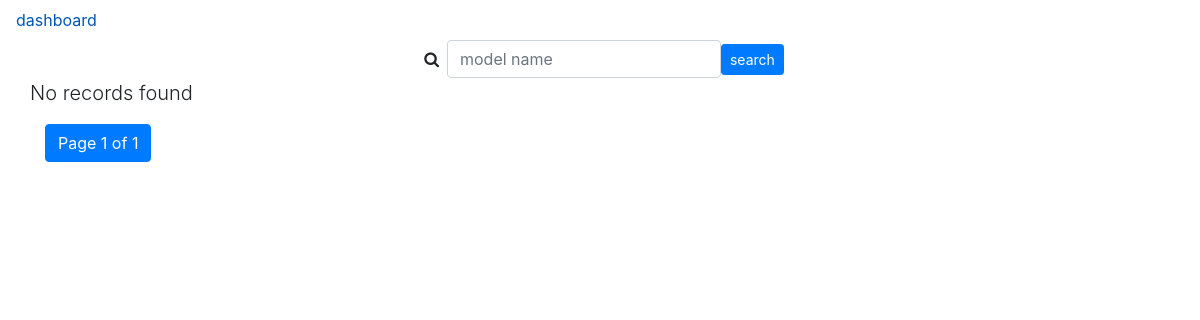
The page /storage/ on the database as committed earlier.
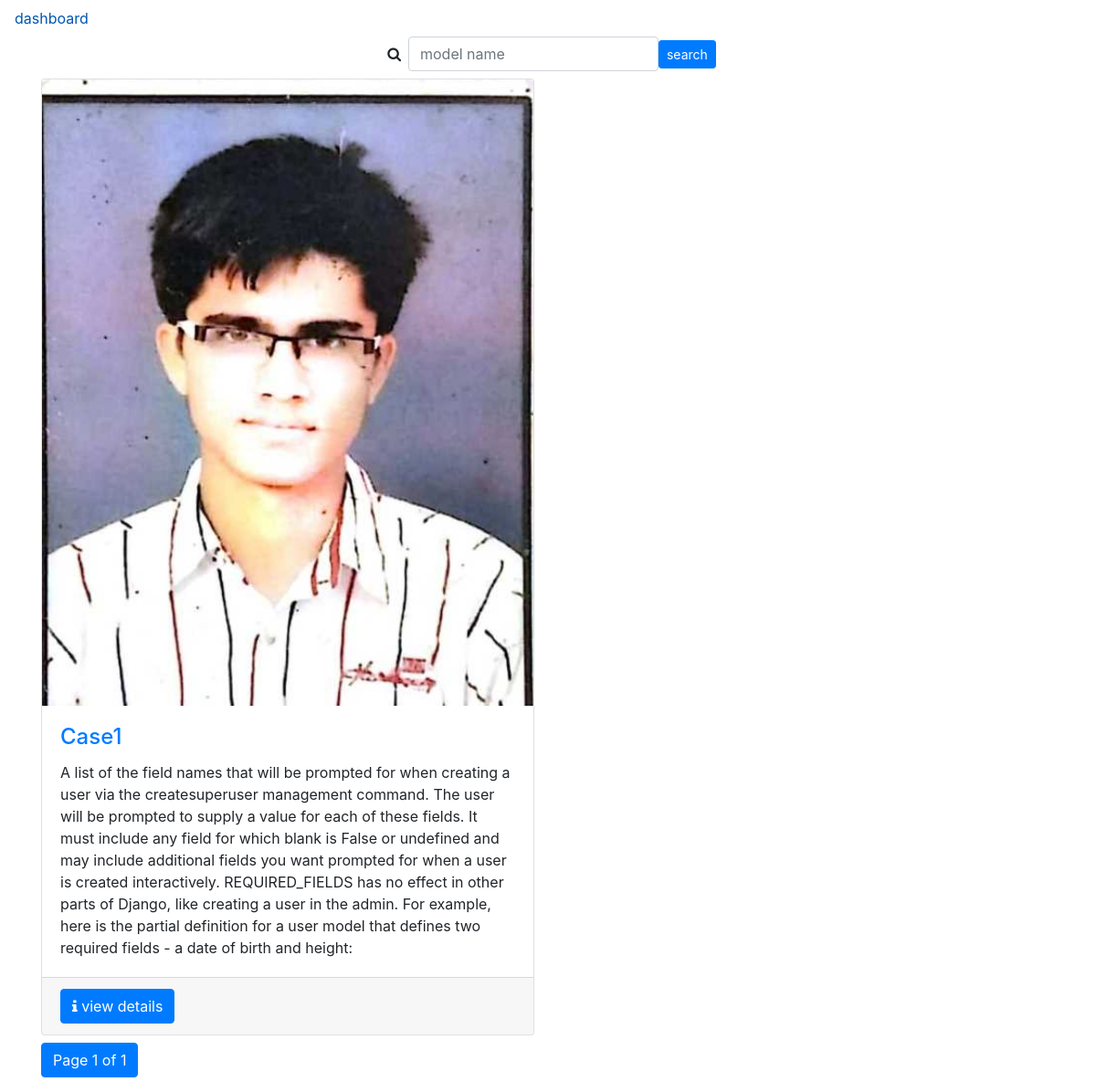
The same page on the database as committed later.
### storage/models.py (models this page shows, shortened)
class Cases(models.Model):
    Case_category = (
        ('Criminal Case',"Criminal Case"),
        ('Civil Case',"Civil Case"),
        ('Marriage Dissolution',"Marriage Dissolution"),
        ('Paternity and Child Custody',"Paternity and Child Custody"),
        ('Protection Orders Aganist Domestic Violence',"Protection Orders Aganist Domestic Violence"),
        ('Name Changes',"Name Changes"),
        ('Guardianship',"Guardianship"),
        ('Termination of Parental Rights and Adoptions',"Termination of Parental Rights and Adoptions"),
        ('Juvenile Matters',"Juvenile Matters"),
        ('Emancipation and Approval of Underage Marriages',"Emancipation and Approval of Underage Marriages"),
    )
    CaseName = models.CharField(max_length=255,default='Case')
    Category = models.CharField(choices=Case_category,default=Case_category[0][1], max_length=50)
    Description = models.TextField()
    Case_image = models.ImageField(upload_to='Case_dir/images',null=True)
    Contact_No = models.IntegerField(default=911234567890,unique=True)
    Name = models.ForeignKey(User_Profile,on_delete = models.CASCADE)
    email= models.EmailField(max_length=255,default='example@host.com')
    Requested_on = models.DateTimeField(auto_now=True)

### storage/views.py (the view)
# urls.py: path('', CasesListView.as_view(), name='view_cases'),
class CasesListView(ListView):
    model = Cases
    template_name = "storage/view.html"
    paginate_by = 8

### templates/storage/view.html (shortened to what this page needs)
{% extends 'layout/base.html' %}
{% load static %}
{% load crispy_forms_tags %}
{% block content %}
<nav class="nav">
    <a class="nav-link active" href="{% url 'dashboard' %}">dashboard</a>
</nav>
<div class="container">
    <div class="row  justify-content-center">
        <div class="col-l2">
            <form class="form-inline" action="{% url 'search_cases' %}">
                <div class="form-group">
                    <label for="q" class="p-2"><i class="fa fa-search" aria-hidden="true"></i> </label>
                    <input type="text" name="q" id="q" class="form-control " placeholder="model name" aria-describedby="qhelp">
                    <button class="btn btn-sm btn-primary">search</button>
                </div>
            </form>
        </div>
    </div>
</div>
<div class="container">
    <div class="row">
        {% for record in page_obj %}
        <div class="col-lg-6 col-xs-4 my-2">
            <div class="card">
                <a href="{% url 'detail_cases' record.id %}"><img class="card-img-top" src="{{ record.Case_image.url }} " alt=""></a>
                <div class="card-body">
                    <h4 class="card-title"><a href="{% url 'detail_cases' record.id %}">{{record.CaseName}}</a></h4>
                    <p class="card-text">{{record.Description}}</p>
                </div>
                <div class="card-footer">
                    <a class="btn btn-primary" href="{% url 'detail_cases' record.id %}"><i class="fa fa-info" aria-hidden="true"></i> view details</a>
                </div>
            </div>
        </div>
        {% empty %}
        <p class="lead">No records found</p>
        {% endfor %}
    </div>
    <div class="row">
        <div class="col">
            <nav aria-label="Page navigation example">
                <ul class="pagination">
                    <li class="page-item active" aria-current="page">
                        <a class="page-link">
                            Page {{ page_obj.number }} of {{ page_obj.paginator.num_pages }}
                        </a>
                    </li>
                </ul>
            </nav>
        </div>
    </div>
</div>
{% endblock content %}

Rows that differ between the two databases and show on the page:
added Cases: Case_image (picture), CaseName "Case1", Description "A list of the field names that will be prompted for when creating a user via the createsuperuser management command. The user will be prompted to supply a value for each of these fields. It must include any field for which blank is False or undefined and may include additional fields you want prompted for when a user is created interactively. REQUIRED_FIELDS has no effect in other parts of Django, like creating a user in the admin. For example, here is the partial definition for a user model that defines two required fields - a date of birth and height:"
Other text that changed with them:
text no longer shown: "No records found"
